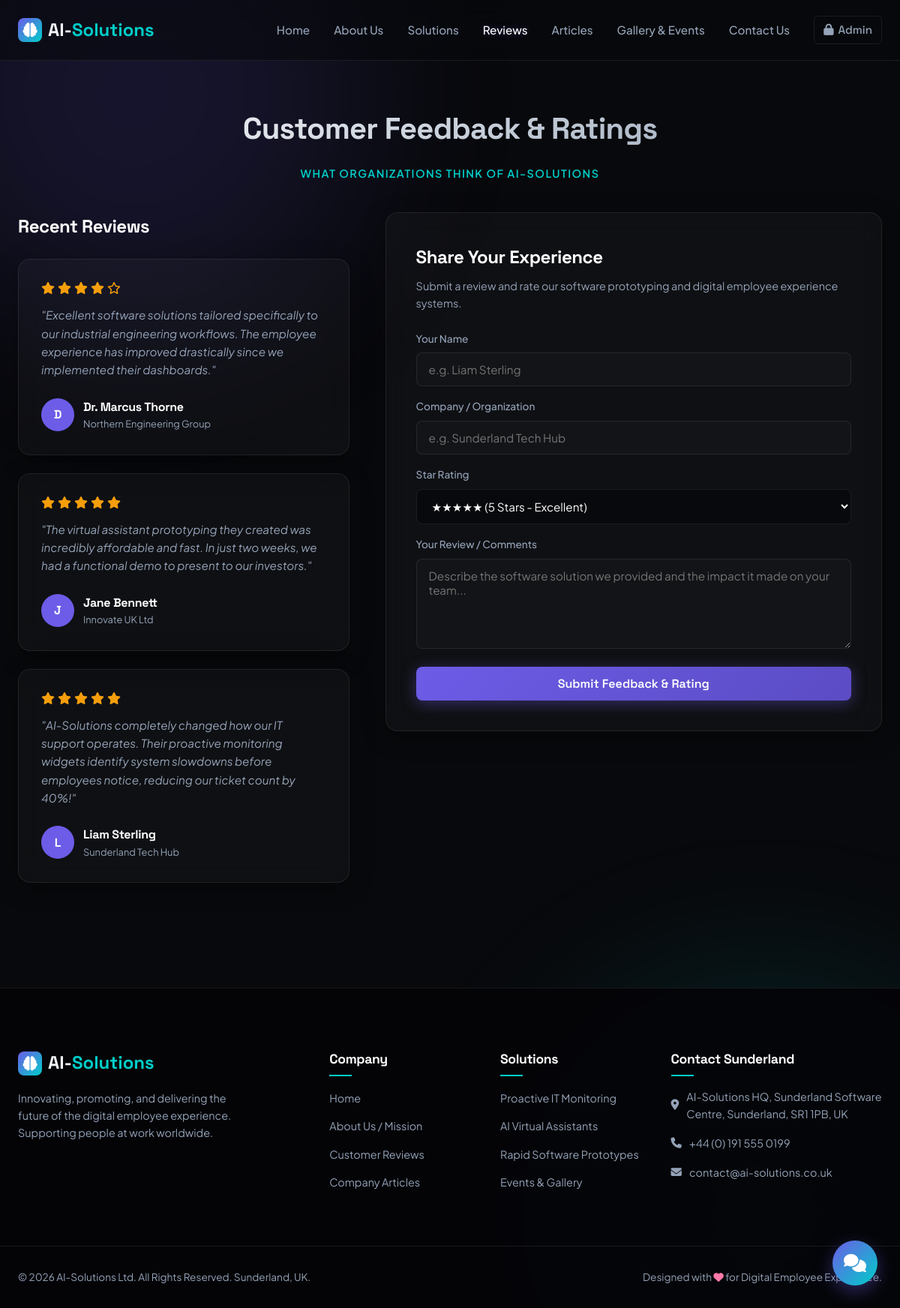
Page /feedback.php on the committed database.
### tables this page shows
CREATE TABLE IF NOT EXISTS `feedback` (
  `id` INT AUTO_INCREMENT PRIMARY KEY,
  `client_name` VARCHAR(100) NOT NULL,
  `company` VARCHAR(100) NOT NULL,
  `rating` INT NOT NULL DEFAULT 5,
  `comment` TEXT NOT NULL,
  `created_at` TIMESTAMP DEFAULT CURRENT_TIMESTAMP
);

### feedback.php (the view, shortened to what this page needs)
<?php
require_once 'config/db.php';
try {
    $stmt = $pdo->query("SELECT * FROM feedback ORDER BY id DESC");
    $feedbacks = $stmt->fetchAll();
} catch (Exception $e) {
    $feedbacks = [];
}
include 'includes/header.php';
?>
<section class="section" style="padding-top: 140px;">
    <div class="container">
        <h2 class="section-title">Customer Feedback &amp; Ratings</h2>
        <p class="section-subtitle">What organizations think of AI-Solutions</p>
        <div class="contact-grid">
            <div>
                <h3 style="font-size: 1.5rem; margin-bottom: 24px; color: #FFF;">Recent Reviews</h3>
                <div style="display: flex; flex-direction: column; gap: 24px;">
                    <?php if (!empty($feedbacks)): ?>
                        <?php foreach ($feedbacks as $fb): ?>
                            <div class="feedback-card glass-panel">
                                <div class="rating-stars">
                                    <?php
                                    for ($i = 1; $i <= 5; $i++) {
                                        if ($i <= $fb['rating']) {
                                            echo '<i class="fa-solid fa-star"></i>';
                                        } else {
                                            echo '<i class="fa-regular fa-star"></i>';
                                        }
                                    }
                                    ?>
                                </div>
                                <p class="feedback-text">"<?php echo htmlspecialchars($fb['comment']); ?>"</p>
                                <div class="feedback-client">
                                    <div class="client-avatar">
                                        <?php echo strtoupper(substr($fb['client_name'], 0, 1)); ?>
                                    </div>
                                    <div class="client-details">
                                        <h4><?php echo htmlspecialchars($fb['client_name']); ?></h4>
                                        <p><?php echo htmlspecialchars($fb['company']); ?></p>
                                    </div>
                                </div>
                            </div>
                        <?php endforeach; ?>
                    <?php else: ?>
                        <p style="color: var(--text-muted); text-align: center; padding: 40px;" class="glass-panel">No client reviews registered yet. Be the first to share your experience!</p>
                    <?php endif; ?>
                </div>
            </div>
            <div class="contact-form-pane glass-panel">
                <h3 style="font-size: 1.5rem; margin-bottom: 8px; color: #FFF;">Share Your Experience</h3>
                <p style="color: var(--text-muted); font-size: 0.9rem; margin-bottom: 24px;">Submit a review and rate our software prototyping and digital employee experience systems.</p>
                <form method="POST" action="feedback.php">
                    <div class="form-group" style="margin-bottom: 16px;">
                        <label for="client_name">Your Name</label>
                        <input type="text" name="client_name" id="client_name" class="form-input" placeholder="e.g. Liam Sterling" required>
                    </div>
                    <div class="form-group" style="margin-bottom: 16px;">
                        <label for="company">Company / Organization</label>
                        <input type="text" name="company" id="company" class="form-input" placeholder="e.g. Sunderland Tech Hub" required>
                    </div>
                    <div class="form-group" style="margin-bottom: 16px;">
                        <label for="rating">Star Rating</label>
                        <select name="rating" id="rating" class="form-input" style="background: var(--bg-dark); cursor: pointer;" required>
                            <option value="5">★★★★★ (5 Stars - Excellent)</option>
                        </select>
                    </div>
                    <div class="form-group" style="margin-bottom: 24px;">
                        <label for="comment">Your Review / Comments</label>
                        <textarea name="comment" id="comment" class="form-input" placeholder="Describe the software solution we provided and the impact it made on your team..." required></textarea>
                    </div>
                    <button type="submit" class="btn btn-primary" style="width: 100%;">Submit Feedback &amp; Rating</button>
                </form>
            </div>
        </div>
    </div>
</section>
<?php include 'includes/chatbot.php'; ?>
<?php include 'includes/footer.php'; ?>

### includes/header.php (shortened to what this page needs)
<?php
$is_admin = isset($_SESSION['admin_logged_in']) && $_SESSION['admin_logged_in'] === true;
$current_page = basename($_SERVER['PHP_SELF']);
?>
<!DOCTYPE html>
<html lang="en">
<head>
    <link rel="stylesheet" href="assets/css/style.css">
    <link rel="stylesheet" href="https://cdnjs.cloudflare.com/ajax/libs/font-awesome/6.4.0/css/all.min.css">
</head>
<body>
    <div class="bg-glow glow-primary"></div>
    <header>
        <div class="container nav-container">
            <a href="index.php" class="logo">
                <div class="logo-icon">
                    <i class="fa-solid fa-brain"></i>
                </div>
                <div class="logo-text">AI-<span>Solutions</span></div>
            </a>
            <ul class="nav-links">
                <li><a href="index.php" class="<?php echo $current_page == 'index.php' ? 'active' : ''; ?>">Home</a></li>
                <li><a href="about.php" class="<?php echo $current_page == 'about.php' ? 'active' : ''; ?>">About Us</a></li>
                <li><a href="solutions.php" class="<?php echo $current_page == 'solutions.php' ? 'active' : ''; ?>">Solutions</a></li>
                <li><a href="feedback.php" class="<?php echo $current_page == 'feedback.php' ? 'active' : ''; ?>">Reviews</a></li>
                <li><a href="articles.php" class="<?php echo $current_page == 'articles.php' || $current_page == 'article_detail.php' ? 'active' : ''; ?>">Articles</a></li>
                <li><a href="gallery.php" class="<?php echo $current_page == 'gallery.php' ? 'active' : ''; ?>">Gallery &amp; Events</a></li>
                <li><a href="contact.php" class="<?php echo $current_page == 'contact.php' ? 'active' : ''; ?>">Contact Us</a></li>
                <?php if ($is_admin): ?>
                    <li><a href="admin_dashboard.php" class="btn btn-sm btn-primary"><i class="fa-solid fa-gauge" style="margin-right: 6px;"></i>Dashboard</a></li>
                    <li><a href="admin_login.php?action=logout" style="color: #FF7675;"><i class="fa-solid fa-sign-out-alt"></i></a></li>
                <?php else: ?>
                    <li><a href="admin_login.php" class="btn btn-sm btn-outline"><i class="fa-solid fa-lock" style="margin-right: 6px;"></i>Admin</a></li>
                <?php endif; ?>
            </ul>
        </div>
    </header>

### includes/chatbot.php (shortened to what this page needs)
<div id="chatbotBubble" class="chatbot-bubble">
    <i class="fa-solid fa-comments"></i>
</div>

### includes/footer.php (shortened to what this page needs)
    <footer>
        <div class="container footer-grid">
            <div class="footer-brand">
                <a href="index.php" class="logo">
                    <div class="logo-icon">
                        <i class="fa-solid fa-brain"></i>
                    </div>
                    <div class="logo-text">AI-<span>Solutions</span></div>
                </a>
                <p>Innovating, promoting, and delivering the future of the digital employee experience. Supporting people at work worldwide.</p>
            </div>
            <div>
                <h3 class="footer-title">Company</h3>
                <ul class="footer-links">
                    <li><a href="index.php">Home</a></li>
                    <li><a href="about.php">About Us / Mission</a></li>
                    <li><a href="feedback.php">Customer Reviews</a></li>
                    <li><a href="articles.php">Company Articles</a></li>
                </ul>
            </div>
            <div>
                <h3 class="footer-title">Solutions</h3>
                <ul class="footer-links">
                    <li><a href="solutions.php#proactive-dex">Proactive IT Monitoring</a></li>
                    <li><a href="solutions.php#virtual-assistants">AI Virtual Assistants</a></li>
                    <li><a href="solutions.php#rapid-prototypes">Rapid Software Prototypes</a></li>
                    <li><a href="gallery.php">Events &amp; Gallery</a></li>
                </ul>
            </div>
            <div>
                <h3 class="footer-title">Contact Sunderland</h3>
                <ul class="footer-info">
                    <li>
                        <i class="fa-solid fa-location-dot"></i>
                        <span>AI-Solutions HQ, Sunderland Software Centre, Sunderland, SR1 1PB, UK</span>
                    </li>
                    <li>
                        <i class="fa-solid fa-phone"></i>
                        <span>+44 (0) 191 555 0199</span>
                    </li>
                    <li>
                        <i class="fa-solid fa-envelope"></i>
                        <span>contact@ai-solutions.co.uk</span>
                    </li>
                </ul>
            </div>
        </div>
        <div class="container footer-bottom">
            <p>&copy; <?php echo date('Y'); ?> AI-Solutions Ltd. All Rights Reserved. Sunderland, UK.</p>
            <p>Designed with <i class="fa-solid fa-heart" style="color: var(--pink);"></i> for Digital Employee Experience.</p>
        </div>
    </footer>
</body>
</html>

### rows in the picture
feedback: rating 4 (drawn), comment "Excellent software solutions tailored specifically to our industrial engineering workflows. The employee experience has improved drastically since we implemented their dashboards.", client_name "D", client_name "Dr. Marcus Thorne", company "Northern Engineering Group"
feedback: rating 5 (drawn), comment "The virtual assistant prototyping they created was incredibly affordable and fast. In just two weeks, we had a functional demo to present to our investors.", client_name "J", client_name "Jane Bennett", company "Innovate UK Ltd"
feedback: rating 5 (drawn), comment "AI-Solutions completely changed how our IT support operates. Their proactive monitoring widgets identify system slowdowns before employees notice, reducing our ticket count by 40%!", client_name "L", client_name "Liam Sterling", company "Sunderland Tech Hub"
